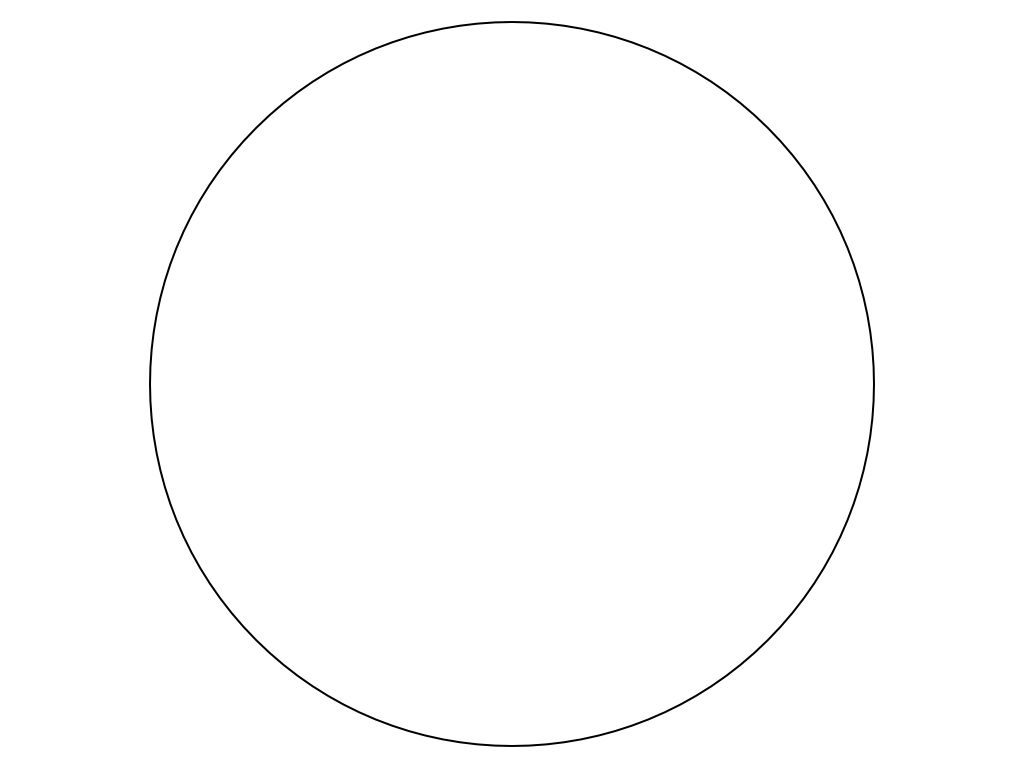
#> input picture Lab3/circle.jpg, 1024 x 768 px
$ jupyter execute Lab3_Li_201172111.ipynb   (older library calls are emulated)
#> lines starting #> are read from the running program, lines starting #| are printed output that depends on the picture; after the words box and inside, x2 and y2 are one past the last pixel; in counts of white or black regions, pixels touching at a corner belong together; long printed decimals are rounded
import

[cell 1]
import numpy as np
import cv2
import random
import math
from matplotlib import pyplot as plt
from skimage.feature import peak_local_max
from skimage.morphology import watershed
from scipy import ndimage

img = cv2.imread("circle.jpg")
#> img is the input picture: shape (768, 1024, 3); min 0, max 255, mean 253.5

img1 = cv2.imread('concentric_circles.jpg')
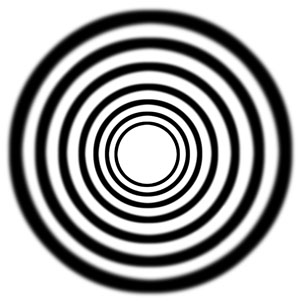
#> input picture Lab3/concentric_circles.jpg, 300 x 302 px
#> img1 is the input picture: shape (302, 300, 3); min 0, max 255, mean 164.7
img2= cv2.imread('parliament_clock.jpg')
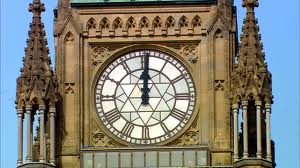
#> input picture Lab3/parliament_clock.jpg, 300 x 168 px
#> img2 is the input picture: shape (168, 300, 3); mean B, G, R 119.3, 127.8, 127.5
concentric_circles = 'concentric_circles.jpg'
rows = img.shape[0]
#> rows = 768
columns = img.shape[1]
#> columns = 1024

Grange = [1,20]
krange = [1,2000]
crange = [1,5000]
pBarLength = 70
print(rows)
#| 768

[cell 2]
Gaussianimg = cv2.GaussianBlur(img,(5,5),7)
ced = cv2.Canny(Gaussianimg, 50, 100)
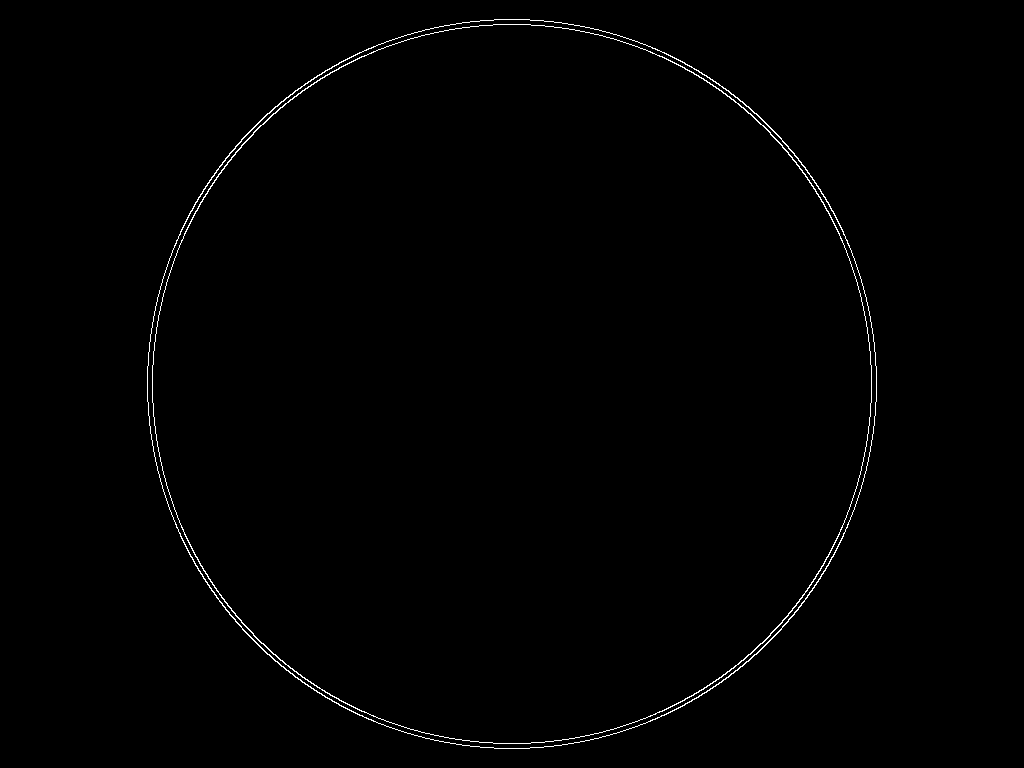
#> ced: shape (768, 1024); 0.67% white in thin lines or dots, all inside (x1, y1, x2, y2) = (147, 19, 877, 749)
print(ced.shape)
#| (768, 1024)
plt.imshow(ced,cmap = 'gray')
plt.title("Edge image")

The functions to calculate circle

[cell 3]
def findpoint(img):
    line = []
    for i in range(img.shape[0]):
        for j in range(img.shape[1]):
            if img[i,j]==255:
                line.append([i,j])
    points = random.sample(line, 3)
   # print("Sample points: ",points)
    return points

def calculatemid(points):
#     points = findpoint(img)
    x1 = ((points[0][0])+(points[1][0]))/2
    y1 = ((points[0][1])+(points[1][1]))/2
    x2 = ((points[1][0])+(points[2][0]))/2
    y2 = ((points[1][1])+(points[2][1]))/2
    mid1=[x1,y1]
    mid2=[x2,y2]
    mid = [mid1,mid2]
    #print("Middle points: ",mid)
    return mid


def slope(img,points):
    pm = []
    if((points[0][0]-points[1][0]) == 0 or (points[1][0]-points[2][0]) == 0 or (points[0][0] == 0) or (points[0][1] == 0) or
       (points[1][0] == 0) or (points[1][1] == 0) or (points[2][0] == 0) or (points[2][1] == 0)):
        points = findpoint(img)
        return slope(img, points)
    else:
        m1= (points[0][1]-points[1][1])/(points[0][0]-points[1][0])
        m2 =(points[1][1]-points[2][1])/(points[1][0]-points[2][0])
        if(m1==0 or m2==0 or m1-m2==0):
            points = findpoint(img)
            return slope(img, points)
        else:
            pm1 = -(1/m1)
            pm2 = -(1/m2)
            pm = [pm1,pm2]
            return pm

def sloperand(line,points):
    pm = []
    if((points[0][0]-points[1][0]) == 0 or (points[1][0]-points[2][0]) == 0 or (points[0][0] == 0) or (points[0][1] == 0) or
       (points[1][0] == 0) or (points[1][1] == 0) or (points[2][0] == 0) or (points[2][1] == 0)):
        points = randpoints(line)
        return slope(line,points)
    else:
        m1= (points[0][1]-points[1][1])/(points[0][0]-points[1][0])
        m2 =(points[1][1]-points[2][1])/(points[1][0]-points[2][0])
        if(m1==0 or m2==0 or m1-m2==0):
            points = findpoint(img)
            return slope(img, points)
        else:
            pm1 = -(1/m1)
            pm2 = -(1/m2)
            pm = [pm1,pm2]
            return pm
samplePoint = findpoint(ced)
#> samplePoint = [[510, 175], [564, 828], [31, 603]]
mid = calculatemid(samplePoint)
#> in calculatemid, `x1 = ((points[0][0])+(points[1][0]))/2`: x1 = 537
#> in calculatemid, `y1 = ((points[0][1])+(points[1][1]))/2`: y1 = 501.5
#> in calculatemid, `x2 = ((points[1][0])+(points[2][0]))/2`: x2 = 297.5
#> in calculatemid, `y2 = ((points[1][1])+(points[2][1]))/2`: y2 = 715.5
#> in calculatemid, `mid1=[x1,y1]`: mid1 = [537, 501.5]
#> in calculatemid, `mid2=[x2,y2]`: mid2 = [297.5, 715.5]
#> in calculatemid, `mid = [mid1,mid2]`: mid = [[537, 501.5], [297.5, 715.5]]
#> mid = [[537, 501.5], [297.5, 715.5]]
pm  = slope(ced, samplePoint)
#> in slope, `m1= (points[0][1]-points[1][1])/(points[0][0]-points[1][0])`: m1 = 12.09
#> in slope, `m2 =(points[1][1]-points[2][1])/(points[1][0]-points[2][0])`: m2 = 0.422
#> in slope, `pm1 = -(1/m1)`: pm1 = -0.0827
#> in slope, `pm2 = -(1/m2)`: pm2 = -2.37
#> in slope, `pm = [pm1,pm2]`: pm = [-0.0827, -2.37]
#> pm = [-0.0827, -2.37]

b1= (mid[0][1]) - pm[0]*mid[0][0]
#> b1 = 545.9
b2 = (mid[1][1]) - pm[1]*mid[1][0]
#> b2 = 1420.2

x=(b2-b1)/(pm[0]-pm[1])
#> x = 382.4
y=pm[0]*x+b1
#> y = 514.3


center  = [x,y]
#> center = [382.4, 514.3]
distance  = math.sqrt((samplePoint[0][0] - center[0])**2 + (samplePoint[0][1]-center[1])**2)
#> distance = 362.5

print(distance)
#| 362.468
print(center)
#| [382.442, 514.281]
debug = cv2.circle(ced,(514,386),364,(255,0,0),3 )
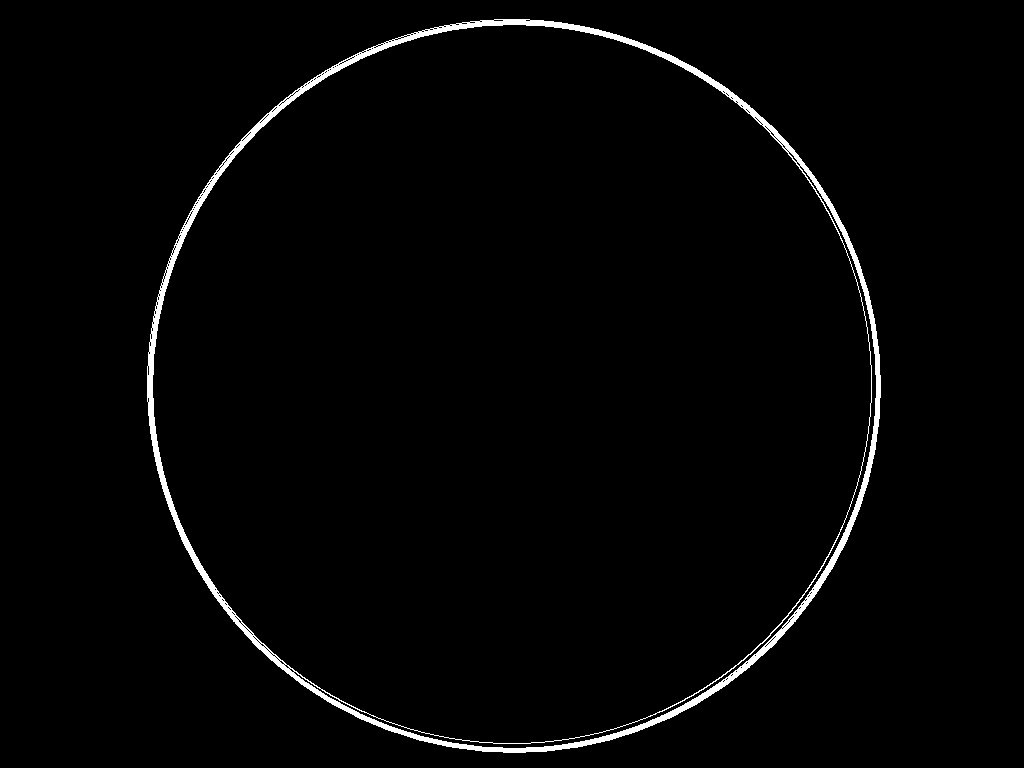
#> debug: shape (768, 1024); 1.8% white; 1 white region, box (x1, y1, x2, y2) and area: (147, 19, 881, 753) 14280
plt.imshow(debug,cmap = 'gray')
plt.title("Debug img")

The functions to calculate inlier points

[cell 4]
line = []
for i in range(rows):
    for j in range(columns):
        if ced[i,j]==255:
            line.append([i,j])

def Randompoint(line1):

    temp = random.sample(line1,3)
    return temp


## Record the number of inlier points
def Inliercal(testline1,line1):
    inlier = 0
    inlier = len([x for x in testline1 if x in line1])
    return inlier

## Record the inlier point
def Inlierpoint(testline1,line1):
    inlier = 0
    inlier = [x for x in testline1 if x in line1]
    return inlier
